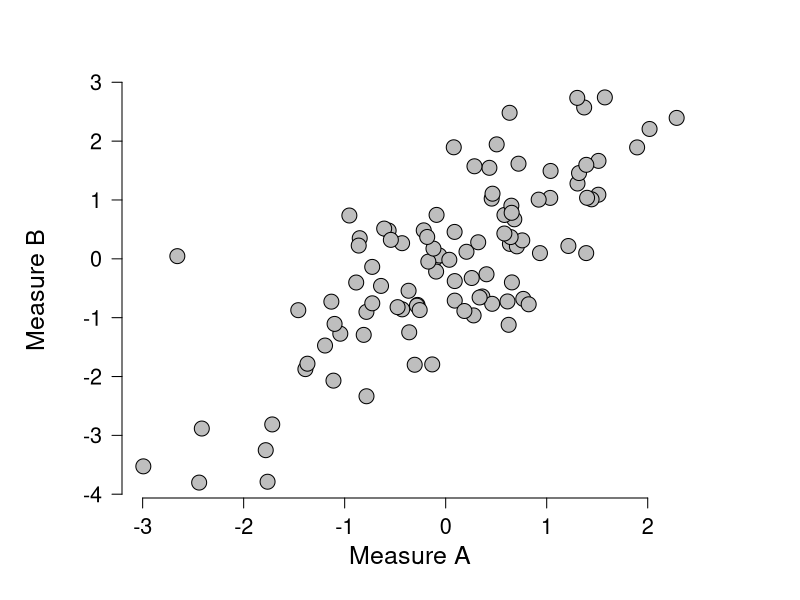

The R source for this figure:
## ---- chunk 1
set.seed(42)

op <- par(cex.main = 1.5, mar = c(5, 6, 4, 5) + 0.1, mgp = c(3.5, 1, 0), cex.lab = 1.5 , font.lab = 2, cex.axis = 1.3, bty = "n", las = 1)

A <- rnorm(100)

B <- A + rnorm(100, 0, 1)

plot(A, B, pch = 21, bg = "grey", cex = 2, axes = FALSE, 
     ylab = "", xlab = "")
axis(1)
axis(2) 
par(las = 0)
mtext("Measure A", side = 1, line = 2.5, cex = 1.5)
mtext("Measure B", side = 2, line = 3.7, cex = 1.5)

## ---- chunk 2
# you need the pwr package
library(pwr)


# vector of effect sizes to explore
effect_sizes <- seq(from = 0.05, to = 0.95, by = 0.05)

# vector of desired power
power <- seq(from = 0.8, to = 0.95, length.out = 4)

# initialise matrix to store final results in
sim_results <- matrix(0, nrow = length(effect_sizes), 
                      ncol = length(power))

# change the column & row names accordingly
rownames(sim_results) <- effect_sizes
colnames(sim_results) <- power

# sample size determination starts here
# for each effect size...
for(i in 1:nrow(sim_results)){
  
  # for each level of desired power...
  for(j in 1:ncol(sim_results)){
    # calculate the sample size for current effect size & power
    curr_power <- pwr.r.test(r = effect_sizes[i], 
                             power = power[j], 
                             sig.level = 0.05, 
                             alternative = "two.sided")
    # store the resulting sample size in the matrix
    sim_results[i, j] <- round(curr_power$n, 0)
  }
  
  
}
## ---- chunk 3

library(kableExtra)

sim_results %>%
  kbl() %>%
  kable_styling(bootstrap_options = c("striped", "hover", "condensed"))
